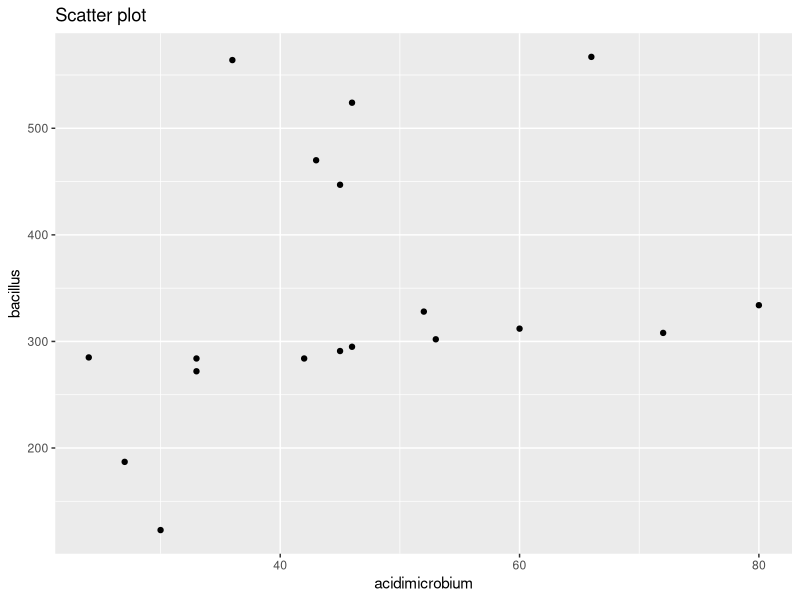
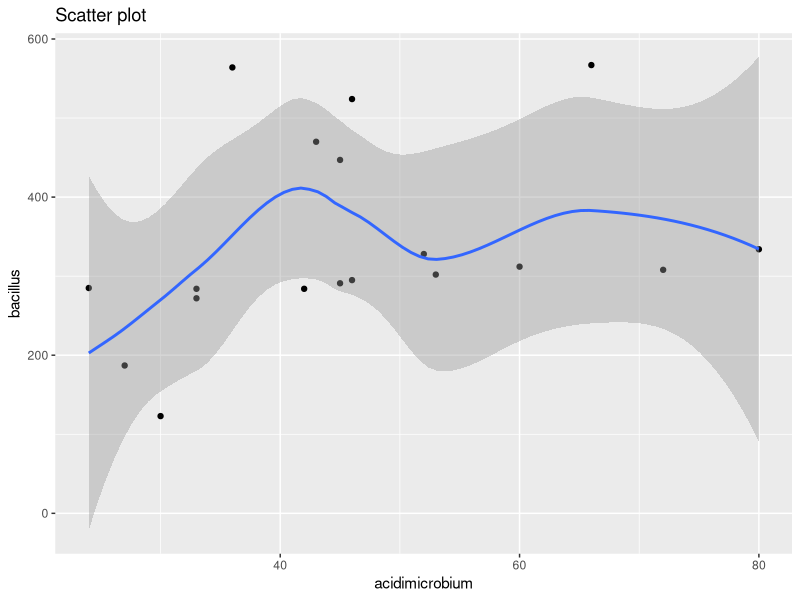
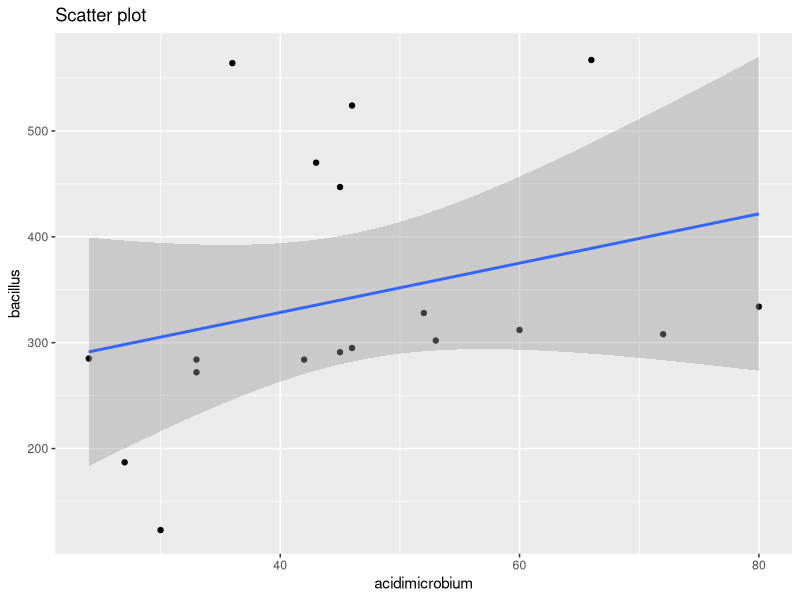

Here is the R script that generated these plots, in order: (Note: this script raises an error after producing the figures.)
#Data Visualization using ggplot2
#ggplot2 is part of the collection of packages within tidyverse.

#Import Farm_system.xlsx and Child_data.xlsx into R.

library(readxl)
library(tidyverse)
Farm <- read_excel("Farm_system.xlsx")
#child_data <- read_excel("Child_data.xlsx")

#Plot bacillulus vs acidimicrobium
ggplot(Farm, aes(x=acidimicrobium, y=bacillus)) + 
  geom_point() + 
  labs(title= "Scatter plot", x= "acidimicrobium",y= "bacillus")

#Add a smooth line
ggplot(Farm, aes(x=acidimicrobium, y=bacillus)) + 
  geom_point() + 
  geom_smooth()+
  labs(title= "Scatter plot", x= "acidimicrobium",y= "bacillus")

#Add a smooth straight line
ggplot(Farm, aes(x=acidimicrobium, y=bacillus)) + 
  geom_point() + 
  geom_smooth(method="lm")+
  labs(title= "Scatter plot", x= "acidimicrobium",y= "bacillus")

ggplot(Farm, aes(x=acidimicrobium, y=bacillus, color = System ))+ 
  geom_point() + 
  facet_grid(cols = vars(Species))+
  labs(title= "Scatter plot", x= "acidimicrobium",y= "bacillus")

ggplot(Farm, aes(x=acidimicrobium, y=bacillus, color = System))+ 
  geom_point() + 
  facet_grid(cols = vars(System))+
  labs(title= "Scatter plot", x= "acidimicrobium",y= "bacillus")

#Graph 6 and 7
#Facet column
ggplot(Farm, aes(x=acidimicrobium, y=bacillus, color = System))+ 
  geom_point() + 
  geom_smooth(method="lm")+
  facet_grid(cols = vars(System))+
  labs(title= "Scatter plot", x= "acidimicrobium",y= "bacillus")

#Facet rows
ggplot(Farm, aes(x=acidimicrobium, y=bacillus, color = System))+ 
  geom_point() + 
  geom_smooth(method="lm")+
  facet_grid(rows = vars(System))+
  labs(title= "Scatter plot", x= "acidimicrobium",y= "bacillus")

#Boxplot
ggplot(Farm, aes(x=System, y=bacillus, color = System)) + 
  geom_boxplot() + 
  labs(title= "Box plot of bacillus", x= "System ", y= "bacillus")

#Child data
child_data %>%
  mutate(Change_Month = fct_relevel(Change_Month, "0 to 5", "6 to 11", "12 to 23","24 to 35")) %>%
  ggplot(aes(x=Change_Month, fill = Change_Month)) + 
  geom_bar()+
  labs(title ="Bar graph of ages of children", x="Months", y="Number of children")

#Horizontal plot
child_data %>%
  mutate(Change_Month = fct_relevel(Change_Month, "0 to 5", "6 to 11", "12 to 23","24 to 35")) %>%
  ggplot(aes(x=Change_Month, fill = Change_Month)) + 
  geom_bar()+
  coord_flip()+
  labs(title ="Bar graph of ages of children", x="Months", y="Number of children")

  





